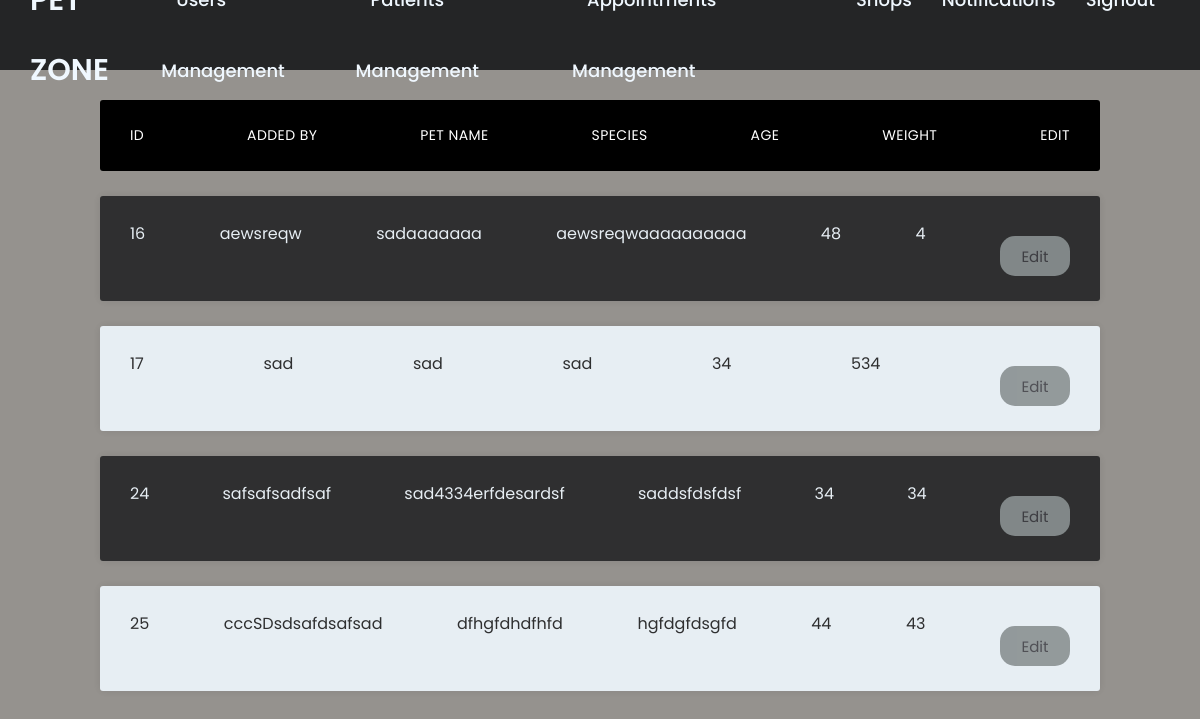
Page /pets/PetZone/view/pages/patientsManagement.php (signed in) on the committed database.
### tables this page shows
CREATE TABLE `patients` (
  `ID` int(11) NOT NULL,
  `addedBy` varchar(50) NOT NULL,
  `petname` varchar(50) NOT NULL,
  `species` varchar(50) NOT NULL,
  `age` int(11) NOT NULL,
  `weight` int(11) NOT NULL
);

### pets/PetZone/control/services/patient.service.php (called while the page is built, shortened)
<?php
  require_once("superController.php");
?>
<?php
class PatientsController extends SuperController{
  private static $instance;
  private function __construct()
  {
    $this->db = $this->connect();
  }
  public static function getInstance()
  {
      if (self::$instance === null) {
          self::$instance = new self();
      }
      return self::$instance;
  }
  public function getPatients($getType)
  {
      $patients = array();
      $sql = "";
      if($getType =="all")
      {
          $sql = "select * from patients";
      }
      if($getType =="my")
      {
          $sql = "select * from patients where addedBy = '".$_SESSION['Username']."'";
      }
      $result=$this->db->query($sql);
      $records=mysqli_fetch_all($result, MYSQLI_ASSOC);
      foreach($records as $r)
      {
          $a['ID'] = $r['ID'];
          $a['addedBy'] = $r['addedBy'];
          $a['petname'] = $r['petname'];
          $a['species']=$r['species'];
          $a['age'] = $r['age'];
          $a['weight'] = $r['weight'];
          array_push($patients, $a);
      }
      return $patients;
  }
}
?>

### pets/PetZone/Dbh.php (called while the page is built, shortened)
<?php
class DBh{
	private $servername;
	private $username;
	private $password;
	private $dbname;
	private $conn;
	function __construct() {
		$this->servername = DB_SERVER;
		$this->username = DB_USER;
		$this->password = DB_PASS;
		$this->dbname = DB_DATABASE;
	}
	public function connect(){
		$this->conn = new mysqli($this->servername, $this->username, $this->password, $this->dbname);
		return $this->conn;
	}
	function query($sql){
		if (!empty($sql)){
			$this->result = $this->conn->query($sql);
			return $this->result;
		}
		else{
			return false;
		}
	}
}
?>

### pets/PetZone/control/services/superController.php (called while the page is built, shortened)
<?php
require_once("../../Dbh.php");
abstract class SuperController{
    protected $db;
    protected $conn;
    public function connect(){
        if(null === $this->conn ){
            $this->db = new Dbh();
        }
        return $this->db;
    }
}
?>

### pets/PetZone/view/pages/patientsManagement.php (the view, shortened to what this page needs)
<html>
<?php include "../pages/sidebar.php";?>
<head>
<link rel="stylesheet" href="../style/style.css">
</head>
<body>
	<div>
        <?php
                echo"<ul class=\"responsive-table\" id=\"users\">";
                echo"<li class=\"table-header\">";
                echo"<div class=\"col\">ID</div>";
                echo"<div class=\"col\">Added By</div>";
                echo"<div class=\"col\">Pet Name</div>";
                echo"<div class=\"col\">Species</div>";
                echo"<div class=\"col\">Age</div>";
                echo"<div class=\"col\">Weight</div>";
                echo"<div class=\"col\">Edit</div>";
                echo"</li>";
                $patientsService = PatientsController::getInstance();
                $_AllPatients = $patientsService->getPatients('all');
                $_MyPatients = $patientsService->getPatients("my");
                if($_SESSION['accountType'] == "Admin")
                {
                    $arr = $_AllPatients;
                }
                else
                {
                    $arr = $_MyPatients;
                }
                foreach($arr as $p){
                    echo '<li class="table-row">';
                            echo '<div class="col">';
                            echo $p['ID'];
                            echo '</div>';
                            echo '<div class="col">';
                            echo $p['addedBy'];
                            echo '</div>';
                            echo '<div class="col">';
                            echo $p['petname'];
                            echo '</div>';
                            echo '<div class="col">';
                            echo $p['species'];
                            echo '</div>';
                            echo '<div class="col">';
                            echo $p['age'];
                            echo '</div>';
                            echo '<div class="col">';
                            echo $p['weight'];
                            echo '</div>';
                            echo '<div class="col">';
                            echo '<input type ="button" class="but" name = "editOtherUser"
                            value="Edit" onclick="editPatient(\''.$p['ID'].'\',\''.$p['addedBy'].'\',\''.$p['petname']
                            .'\',\''.$p['species'].'\',\''.$p['age'].'\',\''.$p['weight'].'\')">';
                            echo '</li>';
                }
               echo"</ul>";
                ?>
    	</div>
</body>
</html>

### pets/PetZone/view/style/sidebar.css (style rules this page uses)
* { margin: 0; padding: 0; box-sizing: border-box; font-family: 'Poppins', sans-serif; }

### pets/PetZone/view/style/style.css (style rules this page uses)
* { box-sizing: border-box; margin: 0; padding: 0; }
body { font-family: 'Open Sans', sans-serif; background: #100b0171; }
body { font-family: 'lato', sans-serif; }

### rows in the picture
patients: ID "16", addedBy "aewsreqw", petname "sadaaaaaaa", species "aewsreqwaaaaaaaaaa", age "48", weight "4"
patients: ID "17", addedBy "sad", petname "sad", species "sad", age "34", weight "534"
patients: ID "24", addedBy "safsafsadfsaf", petname "sad4334erfdesardsf", species "saddsfdsfdsf", age "34", weight "34"
patients: ID "25", addedBy "cccSDsdsafdsafsad", petname "dfhgfdhdfhfd", species "hgfdgfdsgfd", age "44", weight "43"
